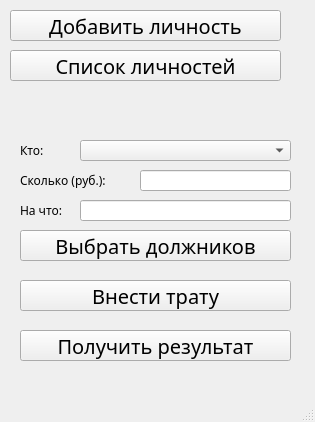
<?xml version="1.0" encoding="UTF-8"?>
<ui version="4.0">
 <class>MainWindow</class>
 <widget class="QMainWindow" name="MainWindow">
  <property name="geometry">
   <rect>
    <x>0</x>
    <y>0</y>
    <width>315</width>
    <height>422</height>
   </rect>
  </property>
  <property name="windowTitle">
   <string>MainWindow</string>
  </property>
  <widget class="QWidget" name="centralwidget">
   <widget class="QPushButton" name="addUserButton">
    <property name="geometry">
     <rect>
      <x>10</x>
      <y>10</y>
      <width>271</width>
      <height>31</height>
     </rect>
    </property>
    <property name="font">
     <font>
      <family>Fira Code Medium</family>
      <pointsize>15</pointsize>
     </font>
    </property>
    <property name="text">
     <string>Добавить личность</string>
    </property>
   </widget>
   <widget class="QPushButton" name="getUsersListButton">
    <property name="geometry">
     <rect>
      <x>10</x>
      <y>50</y>
      <width>271</width>
      <height>31</height>
     </rect>
    </property>
    <property name="font">
     <font>
      <family>Fira Code Medium</family>
      <pointsize>15</pointsize>
      <bold>false</bold>
     </font>
    </property>
    <property name="text">
     <string>Список личностей</string>
    </property>
   </widget>
   <widget class="QLabel" name="label1">
    <property name="geometry">
     <rect>
      <x>20</x>
      <y>140</y>
      <width>31</width>
      <height>21</height>
     </rect>
    </property>
    <property name="font">
     <font>
      <family>Fira Code Medium</family>
     </font>
    </property>
    <property name="text">
     <string>Кто:</string>
    </property>
   </widget>
   <widget class="QComboBox" name="chooseUserCbox">
    <property name="geometry">
     <rect>
      <x>80</x>
      <y>140</y>
      <width>211</width>
      <height>21</height>
     </rect>
    </property>
   </widget>
   <widget class="QLabel" name="label2">
    <property name="geometry">
     <rect>
      <x>20</x>
      <y>170</y>
      <width>161</width>
      <height>21</height>
     </rect>
    </property>
    <property name="font">
     <font>
      <family>Fira Code Medium</family>
     </font>
    </property>
    <property name="text">
     <string>Сколько (руб.):</string>
    </property>
   </widget>
   <widget class="QLineEdit" name="moneySpentLineEdit">
    <property name="geometry">
     <rect>
      <x>140</x>
      <y>170</y>
      <width>151</width>
      <height>21</height>
     </rect>
    </property>
   </widget>
   <widget class="QLineEdit" name="purposeLineEdit">
    <property name="geometry">
     <rect>
      <x>80</x>
      <y>200</y>
      <width>211</width>
      <height>21</height>
     </rect>
    </property>
   </widget>
   <widget class="QLabel" name="label3">
    <property name="geometry">
     <rect>
      <x>20</x>
      <y>200</y>
      <width>51</width>
      <height>21</height>
     </rect>
    </property>
    <property name="font">
     <font>
      <family>Fira Code Medium</family>
     </font>
    </property>
    <property name="text">
     <string>На что:</string>
    </property>
   </widget>
   <widget class="QPushButton" name="confirmButton">
    <property name="geometry">
     <rect>
      <x>20</x>
      <y>280</y>
      <width>271</width>
      <height>31</height>
     </rect>
    </property>
    <property name="font">
     <font>
      <family>Fira Code Medium</family>
      <pointsize>15</pointsize>
      <bold>false</bold>
     </font>
    </property>
    <property name="text">
     <string>Внести трату</string>
    </property>
   </widget>
   <widget class="QPushButton" name="chooseDebtorsButton">
    <property name="geometry">
     <rect>
      <x>20</x>
      <y>230</y>
      <width>271</width>
      <height>31</height>
     </rect>
    </property>
    <property name="font">
     <font>
      <family>Fira Code Medium</family>
      <pointsize>15</pointsize>
      <bold>false</bold>
     </font>
    </property>
    <property name="text">
     <string>Выбрать должников</string>
    </property>
   </widget>
   <widget class="QPushButton" name="getResultButton">
    <property name="geometry">
     <rect>
      <x>20</x>
      <y>330</y>
      <width>271</width>
      <height>31</height>
     </rect>
    </property>
    <property name="font">
     <font>
      <family>Fira Code Medium</family>
      <pointsize>15</pointsize>
      <bold>false</bold>
     </font>
    </property>
    <property name="text">
     <string>Получить результат</string>
    </property>
   </widget>
  </widget>
  <widget class="QStatusBar" name="statusbar"/>
  <widget class="QMenuBar" name="menubar">
   <property name="geometry">
    <rect>
     <x>0</x>
     <y>0</y>
     <width>315</width>
     <height>22</height>
    </rect>
   </property>
  </widget>
 </widget>
 <resources/>
 <connections/>
</ui>
